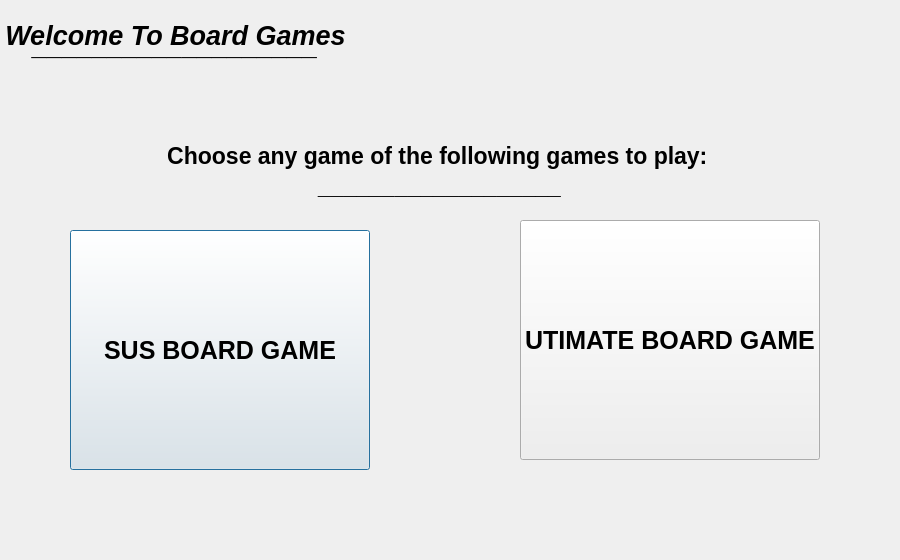
<?xml version="1.0" encoding="UTF-8"?>
<ui version="4.0">
 <class>mainWindow</class>
 <widget class="QDialog" name="mainWindow">
  <property name="geometry">
   <rect>
    <x>0</x>
    <y>0</y>
    <width>900</width>
    <height>560</height>
   </rect>
  </property>
  <property name="windowTitle">
   <string>Dialog</string>
  </property>
  <property name="whatsThis">
   <string/>
  </property>
  <widget class="QLabel" name="welcome">
   <property name="geometry">
    <rect>
     <x>0</x>
     <y>10</y>
     <width>351</width>
     <height>51</height>
    </rect>
   </property>
   <property name="font">
    <font>
     <pointsize>20</pointsize>
     <italic>true</italic>
     <bold>true</bold>
    </font>
   </property>
   <property name="text">
    <string>Welcome To Board Games</string>
   </property>
   <property name="alignment">
    <set>Qt::AlignmentFlag::AlignCenter</set>
   </property>
  </widget>
  <widget class="QLabel" name="underWelcome">
   <property name="geometry">
    <rect>
     <x>0</x>
     <y>30</y>
     <width>351</width>
     <height>31</height>
    </rect>
   </property>
   <property name="font">
    <font>
     <pointsize>20</pointsize>
     <italic>true</italic>
     <bold>true</bold>
    </font>
   </property>
   <property name="text">
    <string>___________________</string>
   </property>
   <property name="alignment">
    <set>Qt::AlignmentFlag::AlignCenter</set>
   </property>
  </widget>
  <widget class="QLabel" name="underChoose">
   <property name="geometry">
    <rect>
     <x>100</x>
     <y>170</y>
     <width>681</width>
     <height>31</height>
    </rect>
   </property>
   <property name="font">
    <font>
     <pointsize>17</pointsize>
     <italic>true</italic>
     <bold>true</bold>
    </font>
   </property>
   <property name="text">
    <string>___________________</string>
   </property>
   <property name="alignment">
    <set>Qt::AlignmentFlag::AlignCenter</set>
   </property>
  </widget>
  <widget class="QLabel" name="choose">
   <property name="geometry">
    <rect>
     <x>100</x>
     <y>130</y>
     <width>681</width>
     <height>51</height>
    </rect>
   </property>
   <property name="font">
    <font>
     <pointsize>17</pointsize>
     <italic>false</italic>
     <bold>true</bold>
    </font>
   </property>
   <property name="text">
    <string>Choose any game of the following games to play: </string>
   </property>
   <property name="alignment">
    <set>Qt::AlignmentFlag::AlignCenter</set>
   </property>
  </widget>
  <widget class="QPushButton" name="susGame">
   <property name="geometry">
    <rect>
     <x>70</x>
     <y>230</y>
     <width>300</width>
     <height>240</height>
    </rect>
   </property>
   <property name="font">
    <font>
     <pointsize>19</pointsize>
     <bold>true</bold>
    </font>
   </property>
   <property name="text">
    <string>SUS BOARD GAME</string>
   </property>
  </widget>
  <widget class="QPushButton" name="ultimateGame">
   <property name="geometry">
    <rect>
     <x>520</x>
     <y>220</y>
     <width>300</width>
     <height>240</height>
    </rect>
   </property>
   <property name="font">
    <font>
     <pointsize>19</pointsize>
     <bold>true</bold>
    </font>
   </property>
   <property name="text">
    <string>UTIMATE BOARD GAME</string>
   </property>
  </widget>
  <zorder>ultimateGame</zorder>
  <zorder>welcome</zorder>
  <zorder>underWelcome</zorder>
  <zorder>underChoose</zorder>
  <zorder>choose</zorder>
  <zorder>susGame</zorder>
 </widget>
 <resources/>
 <connections/>
</ui>
